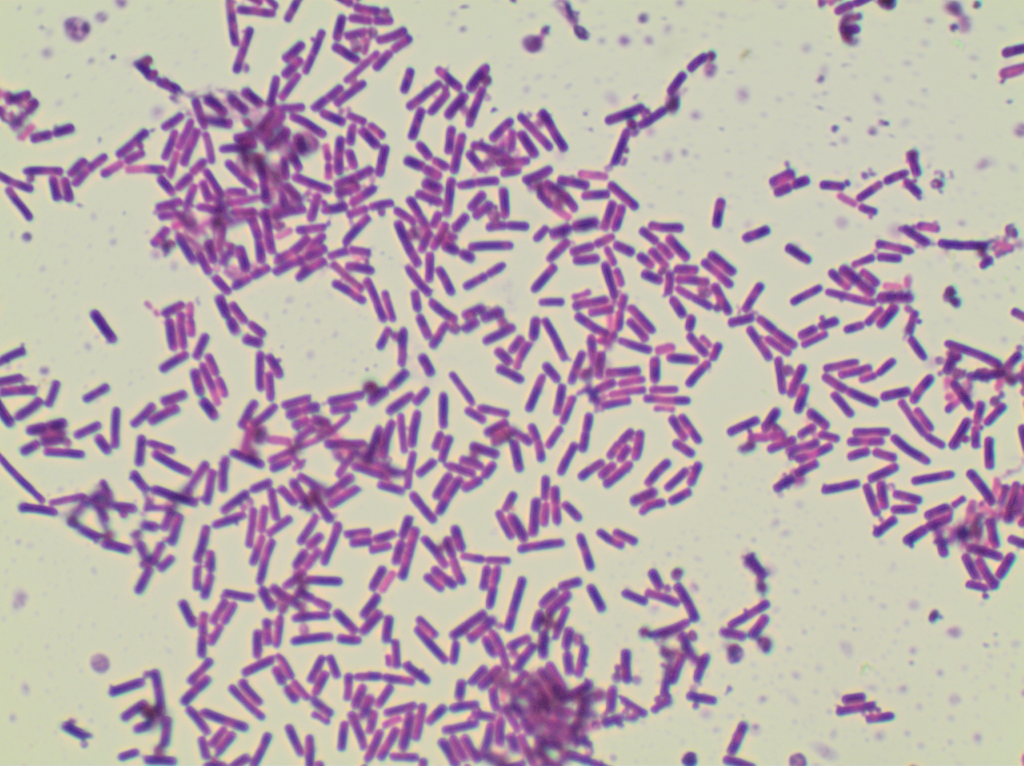
#> input picture dataset/test/image/image_test_00.jpg, 2048 x 1532 px (shown at 1/2 size)
$ python -i changebackground.py   (imports and definitions only)
#> lines starting #> are read from the running program, lines starting #| are printed output that depends on the picture
from PIL import Image


def change_background(img_path: str):
    """提取背景色中RGB最高的像素值并以此像素值对阈值下的像素进行覆盖

    """
#> called with img_path = '../dataset/test/image/image_test_00.jpg'
    try:
        image = Image.open(img_path)
#> image is the input picture: PIL image 2048x1532 RGB; mean R, G, B 187.5, 172.8, 175.8
    except FileNotFoundError:
        print("找不到指定的图片")
        return
    # 要提取的主要颜色数量
    num_colors = 50
    small_image = image.resize((100, 100))
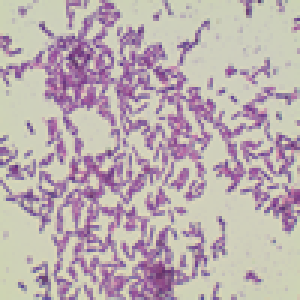
#> small_image: PIL image 100x100 RGB (shown 3 times larger); mean R, G, B 187.5, 172.8, 175.8
    result = small_image.convert('P', palette=Image.ADAPTIVE, colors=num_colors)
    result = result.convert('RGB')
    main_colors = result.getcolors(maxcolors=256)
#> main_colors = 50 items
    max_color = 0
    for count, col in main_colors:
        if (col[0] < 60) & (col[1] < 60) & (col[2] < 60):  # 剔除黑色
            continue

        elif (col[0] > 225) & (col[1] > 225) & (col[2] > 225):
            if count > max_color:
                col_extract1 = col
                max_color = count  # 获取图片中RGB值最高的索引
#> this loop made 50 passes
#> (count, col) on passes 1 to 12: (153, (205, 208, 185)), (263, (206, 208, 188)), (269, (209, 209, 187)), (240, (216, 211, 185)), (165, (214, 205, 183)), (376, (212, 211, 187)), (205, (209, 197, 181)), (149, (207, 209, 185)), (198, (206, 209, 185)), (112, (205, 203, 186)), (249, (203, 185, 178)), (185, (202, 203, 186))
#> after the loop, max_color = 0
    image1 = image
    img_width = image1.size[0]  # 获取图片宽度
#> img_width = 2048
    img_high = image1.size[1]  # 获取图片长度
#> img_high = 1532
#> (the run stopped early here; a loop or call above may not have finished)

$ run again, on dataset/test/image/image_test_01.jpg
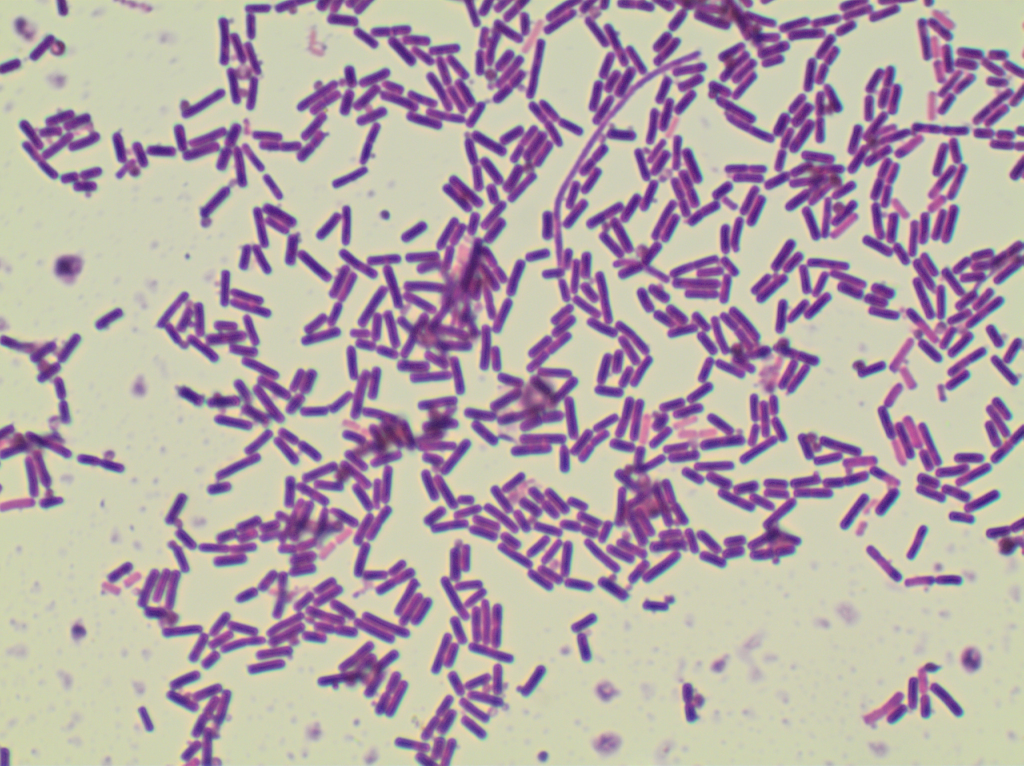
#> input picture dataset/test/image/image_test_01.jpg, 2048 x 1532 px (shown at 1/2 size)
#> in change_background, image is the input picture: PIL image 2048x1532 RGB; mean R, G, B 181.6, 168.3, 169.7
#> in change_background, `small_image = image.resize((100, 100))`:
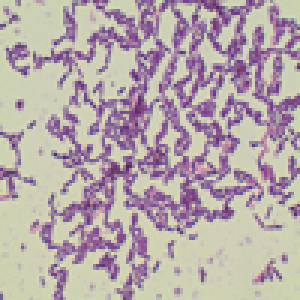
#> small_image: PIL image 100x100 RGB (shown 3 times larger); mean R, G, B 181.6, 168.3, 169.7
#> main_colors = 50 items
#> the loop in change_background, `for count, col in main_colors:` made 50 passes
#> (count, col) on passes 1 to 8: (134, (205, 208, 179)), (167, (206, 208, 180)), (243, (207, 209, 179)), (276, (215, 213, 182)), (163, (213, 215, 182)), (121, (212, 205, 179)), (235, (208, 207, 182)), (233, (207, 209, 182))
#> after the loop in change_background, `for count, col in main_colors:`: max_color = 0

$ run again, on dataset/test/image/image_test_02.jpg
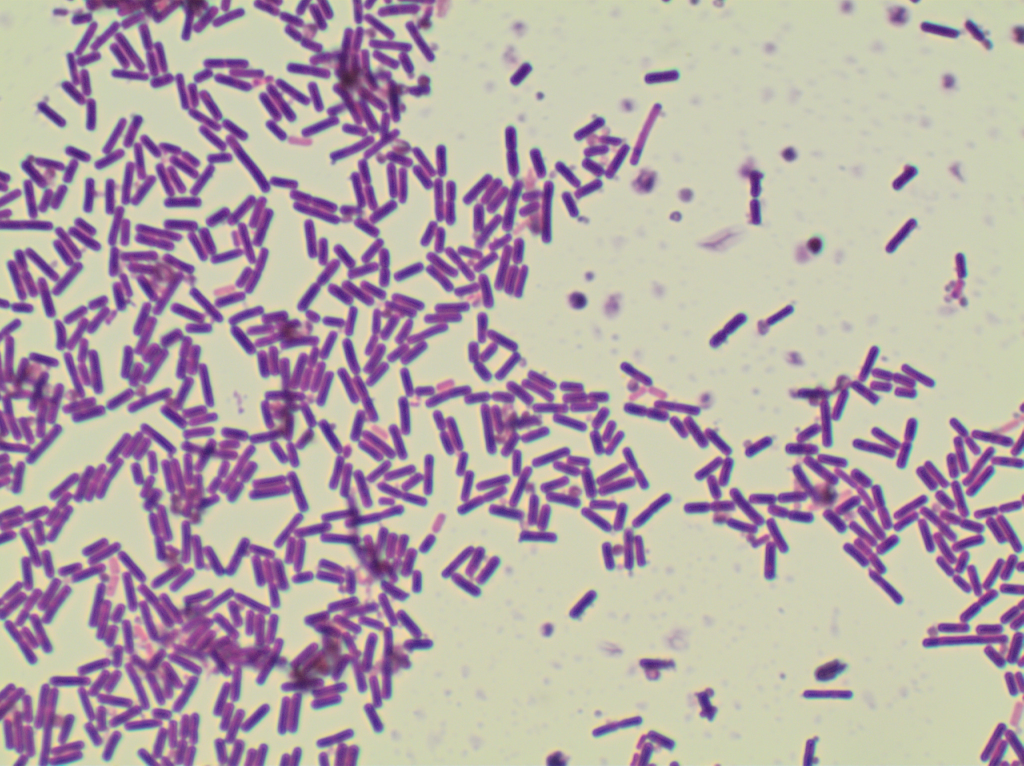
#> input picture dataset/test/image/image_test_02.jpg, 2048 x 1532 px (shown at 1/2 size)
#> in change_background, image is the input picture: PIL image 2048x1532 RGB; mean R, G, B 182.2, 169.2, 169.6
#> in change_background, `small_image = image.resize((100, 100))`:
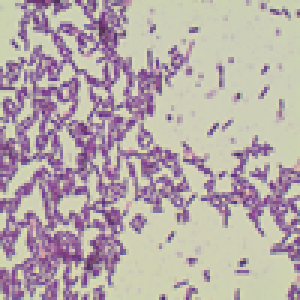
#> small_image: PIL image 100x100 RGB (shown 3 times larger); mean R, G, B 182.2, 169.2, 169.6
#> main_colors = 50 items
#> the loop in change_background, `for count, col in main_colors:` made 50 passes
#> (count, col) on passes 1 to 8: (243, (205, 208, 182)), (159, (208, 209, 182)), (248, (220, 217, 180)), (245, (214, 215, 181)), (125, (212, 209, 180)), (213, (209, 209, 182)), (195, (208, 209, 180)), (125, (207, 209, 181))
#> after the loop in change_background, `for count, col in main_colors:`: max_color = 0

$ run again, on dataset/test/image/image_test_03.jpg
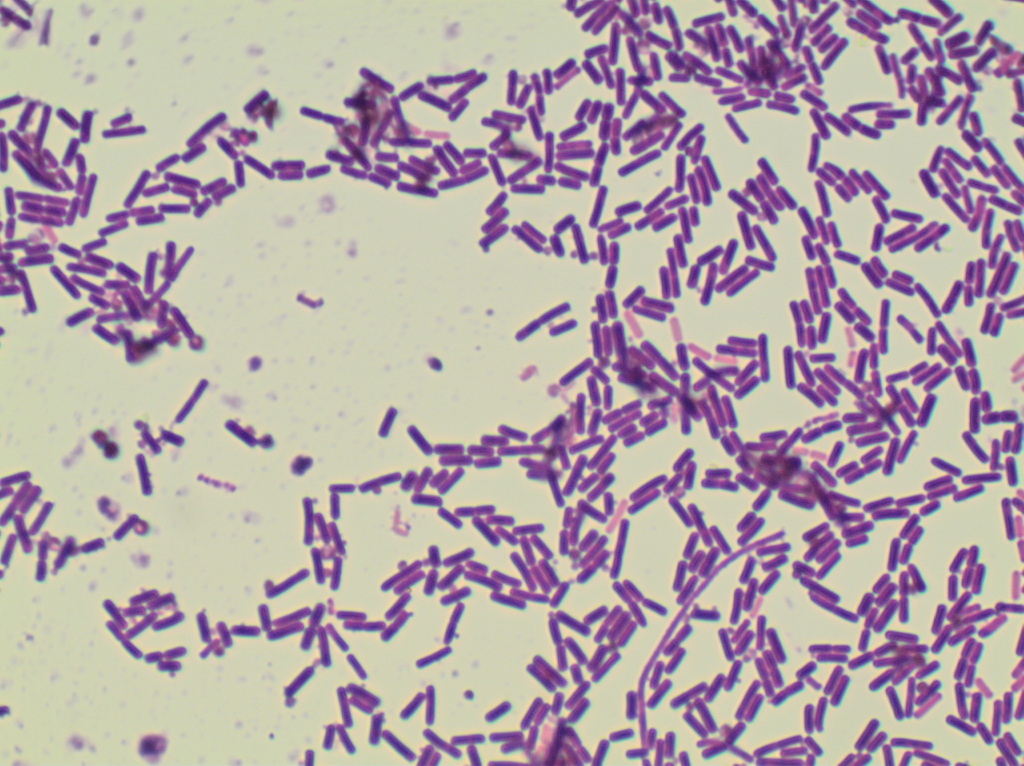
#> input picture dataset/test/image/image_test_03.jpg, 2048 x 1532 px (shown at 1/2 size)
#> in change_background, image is the input picture: PIL image 2048x1532 RGB; mean R, G, B 179.8, 165.8, 168.9
#> in change_background, `small_image = image.resize((100, 100))`:
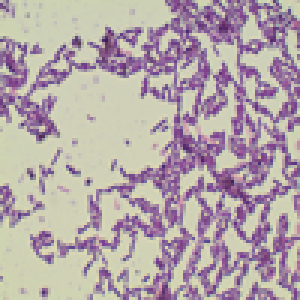
#> small_image: PIL image 100x100 RGB (shown 3 times larger); mean R, G, B 179.8, 165.8, 168.9
#> main_colors = 50 items
#> the loop in change_background, `for count, col in main_colors:` made 50 passes
#> (count, col) on passes 1 to 8: (169, (207, 208, 183)), (178, (211, 212, 182)), (222, (204, 208, 182)), (333, (208, 209, 183)), (250, (215, 213, 182)), (159, (213, 215, 182)), (60, (209, 207, 182)), (284, (208, 209, 181))
#> after the loop in change_background, `for count, col in main_colors:`: max_color = 0
